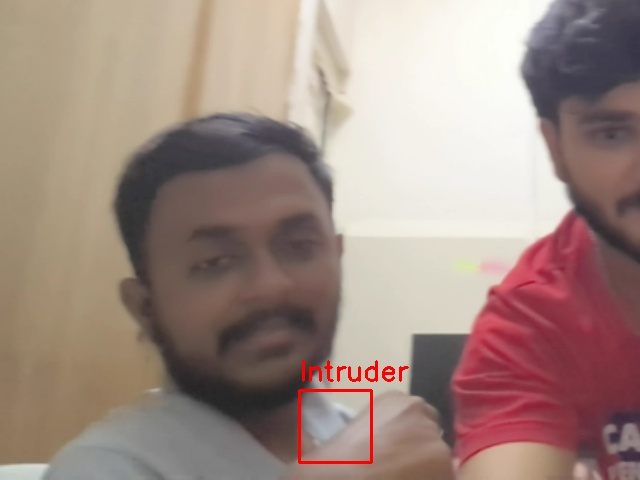
#> input picture logs/intruder_images/intruder_20250607_235219.jpg, 640 x 480 px, given in place of the camera
$ python face_capture.py
#> lines starting #> are read from the running program, lines starting #| are printed output that depends on the picture; after the words box and inside, x2 and y2 are one past the last pixel; in counts of white or black regions, pixels touching at a corner belong together
#> the answer given: logs/intruder_images/intruder_20250607_235219.jpg
import cv2
import os
import numpy as np
from datetime import datetime

# Dataset base path (authorized users)
BASE_DIR = r"C:\Users\TANISHQ JOSHI\Desktop\IDS\datasets"

def sanitize_name(name):
    # Remove leading/trailing spaces and replace spaces with underscores (but keep original casing)
    return name.strip().replace(" ", "_")

def capture_faces(user_name):
    if not user_name:
        print("Error: Username is required.")
        return

    # Create user-specific folder in datasets (case-sensitive)
    folder_name = sanitize_name(user_name)
    user_folder = os.path.join(BASE_DIR, folder_name)
    os.makedirs(user_folder, exist_ok=True)

    # Initialize camera
    camera = cv2.VideoCapture(0, cv2.CAP_DSHOW)

    face_cascade_path = cv2.data.haarcascades + 'haarcascade_frontalface_default.xml'
    if not os.path.exists(face_cascade_path):
        print(f"Error: Haarcascade not found at {face_cascade_path}")
        return

    face_cascade = cv2.CascadeClassifier(face_cascade_path)

    if not camera.isOpened():
        print("Error: Unable to access the camera.")
        return

    print(f"[INFO] Capturing face images for '{user_name}'. Press 'q' to quit.")
    count = 0
    target_images = 100

    while count < target_images:
        ret, frame = camera.read()
#> frame is the input picture: shape (480, 640, 3); mean B, G, R 131.1, 139.4, 160.8
        if not ret:
            print("[ERROR] Unable to read from camera.")
            break

        gray = cv2.cvtColor(frame, cv2.COLOR_BGR2GRAY)
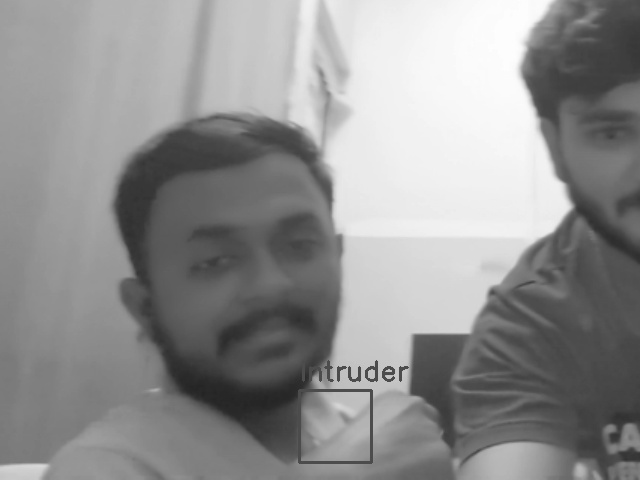
#> gray: shape (480, 640); min 36, max 254, mean 144.9
        faces = face_cascade.detectMultiScale(gray, scaleFactor=1.3, minNeighbors=5)
#> faces = [[303, 391, 69, 69]]

        for (x, y, w, h) in faces:
            face = gray[y:y+h, x:x+w]
            face_resized = cv2.resize(face, (150, 150))

            # Save the face image
            timestamp = datetime.now().strftime("%Y%m%d_%H%M%S_%f")
            filename = f"{folder_name}_{timestamp}.jpg"
            full_path = os.path.join(user_folder, filename)
            cv2.imwrite(full_path, face_resized)
            print(f"[SAVED] {full_path}")
            count += 1

            # Data augmentation
            for aug_face in augment_image(face_resized):
                aug_timestamp = datetime.now().strftime("%Y%m%d_%H%M%S_%f")
                aug_filename = f"{folder_name}_{aug_timestamp}.jpg"
                aug_path = os.path.join(user_folder, aug_filename)
                cv2.imwrite(aug_path, aug_face)
                print(f"[AUGMENTED] {aug_path}")
                count += 1

            if count >= target_images:
                break

            # Show face box
            cv2.rectangle(frame, (x, y), (x+w, y+h), (0, 255, 0), 2)
#> this loop made 1 pass
#> (x, y, w, h) on pass 1: (303, 391, 69, 69)
#| [SAVED] C:\Users\TANISHQ JOSHI\Desktop\IDS\datasets/logs/intruder_images/intruder_20250607_235219.jpg/logs/intruder_images/intruder_20250607_235219.jpg_20261120_120652_878446.jpg
#| [AUGMENTED] C:\Users\TANISHQ JOSHI\Desktop\IDS\datasets/logs/intruder_images/intruder_20250607_235219.jpg/logs/intruder_images/intruder_20250607_235219.jpg_20261120_120652_880423.jpg
#| [AUGMENTED] C:\Users\TANISHQ JOSHI\Desktop\IDS\datasets/logs/intruder_images/intruder_20250607_235219.jpg/logs/intruder_images/intruder_20250607_235219.jpg_20261120_120652_881656.jpg
#| [AUGMENTED] C:\Users\TANISHQ JOSHI\Desktop\IDS\datasets/logs/intruder_images/intruder_20250607_235219.jpg/logs/intruder_images/intruder_20250607_235219.jpg_20261120_120652_881912.jpg
#> pass 1, in capture_faces, `face = gray[y:y+h, x:x+w]`:
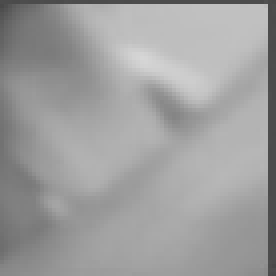
#> face: shape (69, 69) (shown 4 times larger); min 72, max 214, mean 158.3
#> pass 1, in augment_image, `flipped = cv2.flip(face_img, 1)`:
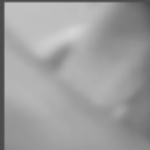
#> flipped: shape (150, 150); min 72, max 214, mean 158.2
#> pass 1, in capture_faces, `cv2.imwrite(aug_path, aug_face)`:
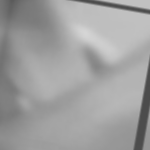
#> saved as intruder_20250607_235219.jpg_20261120_120652_880423.jpg: shape (150, 150); min 75, max 213, mean 159
#> after the loop:
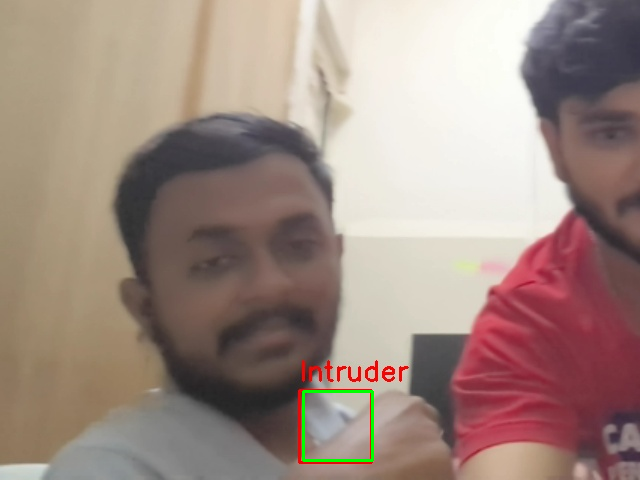
#> frame: shape (480, 640, 3); 0.27% of pixels changed, all inside (x1, y1, x2, y2) = (302, 390, 374, 462)
#> after the loop, count = 4

        cv2.imshow("Face Capture - Press 'q' to quit", frame)

        if cv2.waitKey(1000) & 0xFF == ord('q'):
#> (key q is pressed here)
            print("[INFO] Exit key pressed.")
            break

    camera.release()
    cv2.destroyAllWindows()
    print(f"\n✅ Face capture complete. Total images: {count}")
#| ✅ Face capture complete. Total images: 4
    print(f"📁 Saved at: {user_folder}")
#| 📁 Saved at: C:\Users\TANISHQ JOSHI\Desktop\IDS\datasets/logs/intruder_images/intruder_20250607_235219.jpg

def augment_image(face_img):
    """Augments the face with slight rotations and a flip."""
    augmented = []
    rows, cols = face_img.shape

    for angle in [-10, 10]:
        M = cv2.getRotationMatrix2D((cols/2, rows/2), angle, 1)
        rotated = cv2.warpAffine(face_img, M, (cols, rows), borderMode=cv2.BORDER_REFLECT)
        augmented.append(rotated)

    flipped = cv2.flip(face_img, 1)
    augmented.append(flipped)

    return augmented

# Run directly (for testing)
if __name__ == "__main__":
    name_input = input("Enter authorized user's name: ")
    capture_faces(name_input)

$ run again, on logs/intruder_images/intruder_20250607_235325.jpg
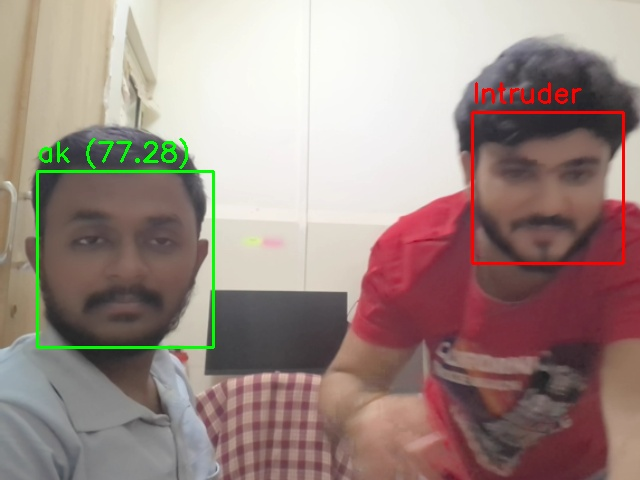
#> input picture logs/intruder_images/intruder_20250607_235325.jpg, 640 x 480 px, given in place of the camera
#> in capture_faces, frame is the input picture: shape (480, 640, 3); mean B, G, R 132.6, 138.9, 157.7
#> faces = [[472, 112, 151, 151], [39, 171, 175, 175]]
#> the loop in capture_faces, `for (x, y, w, h) in faces:` made 2 passes
#> (x, y, w, h) on passes 1 to 2: (472, 112, 151, 151), (39, 171, 175, 175)
#> (printed output is left out)
#> pass 1, in capture_faces, `cv2.imwrite(aug_path, aug_face)`:
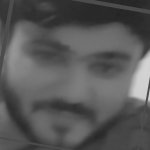
#> saved as intruder_20250607_235325.jpg_20261120_120653_197511.jpg: shape (150, 150); min 36, max 212, mean 87.7
#> after the loop in capture_faces, `for (x, y, w, h) in faces:`:
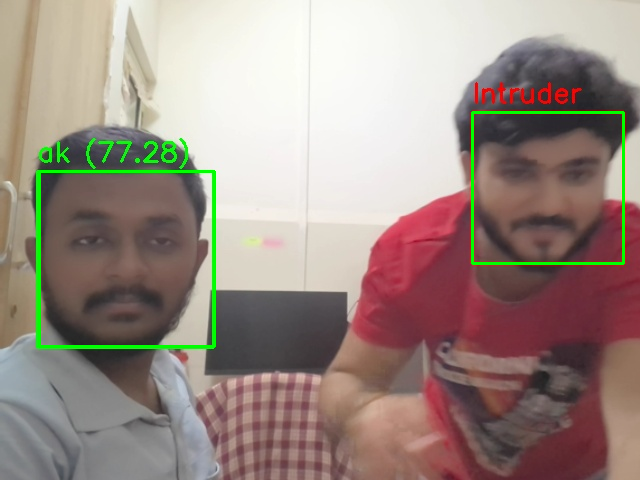
#> frame: shape (480, 640, 3); 1.27% of pixels changed, all inside (x1, y1, x2, y2) = (38, 111, 625, 348)
#> after the loop in capture_faces, `for (x, y, w, h) in faces:`: count = 8
#| ✅ Face capture complete. Total images: 8
#| 📁 Saved at: C:\Users\TANISHQ JOSHI\Desktop\IDS\datasets/logs/intruder_images/intruder_20250607_235325.jpg

$ run again, on logs/intruder_images/intruder_20250607_235428.jpg
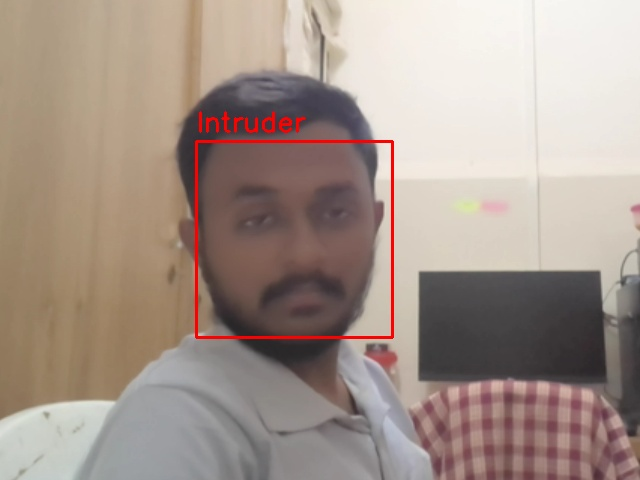
#> input picture logs/intruder_images/intruder_20250607_235428.jpg, 640 x 480 px, given in place of the camera
#> in capture_faces, frame is the input picture: shape (480, 640, 3); mean B, G, R 139.2, 148.8, 164.8
#> faces = [[198, 141, 196, 196]]
#> the loop in capture_faces, `for (x, y, w, h) in faces:` made 1 pass
#> (x, y, w, h) on pass 1: (198, 141, 196, 196)
#> (printed output is left out)
#> pass 1, in capture_faces, `face = gray[y:y+h, x:x+w]`:
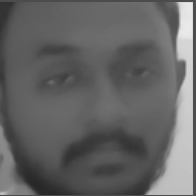
#> face: shape (196, 196); min 39, max 236, mean 99.7
#> after the loop in capture_faces, `for (x, y, w, h) in faces:`:
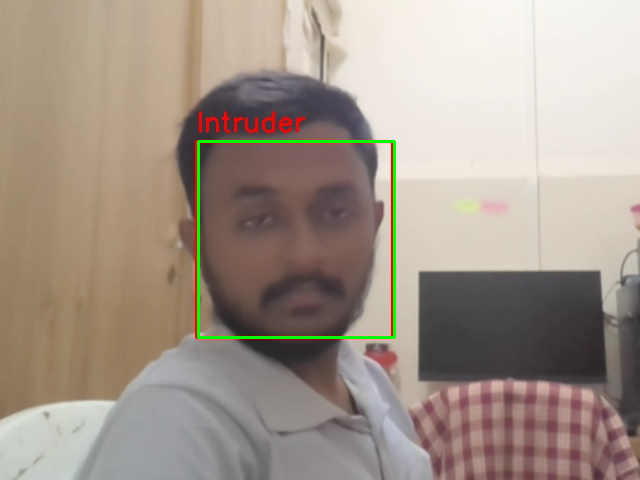
#> frame: shape (480, 640, 3); 0.76% of pixels changed, all inside (x1, y1, x2, y2) = (197, 140, 396, 339)
#> after the loop in capture_faces, `for (x, y, w, h) in faces:`: count = 4
#| ✅ Face capture complete. Total images: 4
#| 📁 Saved at: C:\Users\TANISHQ JOSHI\Desktop\IDS\datasets/logs/intruder_images/intruder_20250607_235428.jpg
